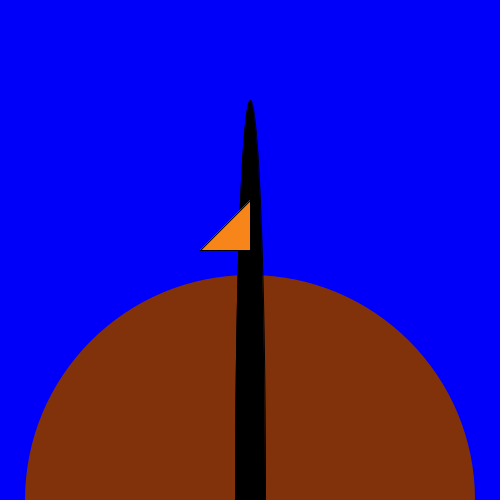
Frame 1 (no input)
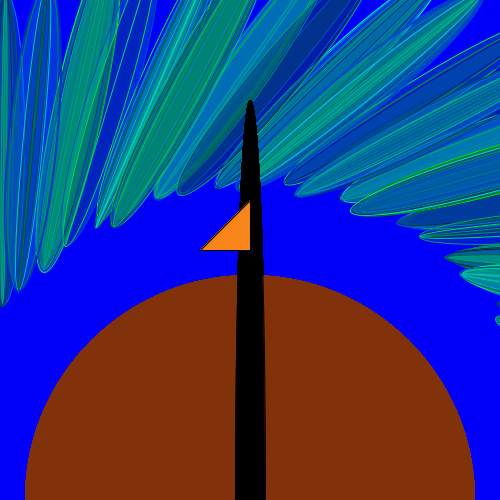
Frame 60 (the mouse pressed at the canvas centre just before this capture)
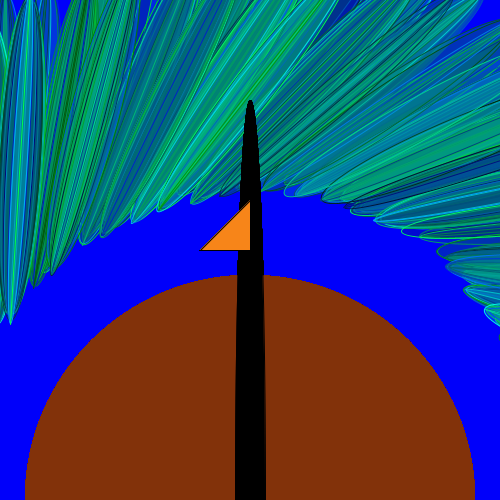
Frame 120 (the mouse held since frame 60 and released just before this capture)

The Processing sketch that drew these frames (run headless with seeded random() and noise(); from frame 60 on, the mouse is pressed at the canvas centre):

// Processing sketch: pavao
// ── pavao.pde
float r = 100;

void setup(){
	// noLoop();
	// frameRate(20);
	size(500, 500);
	background(0,0,250);
}



void draw(){

	
	noStroke();
	fill(130,50,10);
	ellipse(250, 500, 450, 450);

	stroke(0);
	fill(0);
	ellipse(250, 500, 30, 800);
	fill(247,133,25);
	triangle(250, 250, 250, 200, 200, 250);

	translate(250, 500);
	rotate(r);

	for (int step = 0; step<int(random(100)); step++){

		stroke(0,random(0,255),random(0,255));
		fill(0,random(0,255),random(0,255), 50);
		ellipse(250, 250 + r, random(50), 300 + 2*step);

	}
	
	// fill(0,random(0,255),random(0,255), 50);
	// ellipse(250, 250 + r, 100, 300);

	// // basketball
	// fill(130,50,10);
	// ellipse(250, 250, random(250), 250);

	r = r - 0.2;
	if(r<=-450){r = 200;}
	println(r);
	
}


// float r = 0;

// void setup() {
//   size(400,400);
//   background(10);
//   smooth();
//   noStroke();
// }
// void draw() {
//   translate(width/2, height/2);
//   fill(255);
//   rotate(r);
//   float circle_size = random(5, 15);
//   ellipse(100 + r, 10, circle_size, circle_size);
//   r = r + 0.2;
  // println(r);
// }
